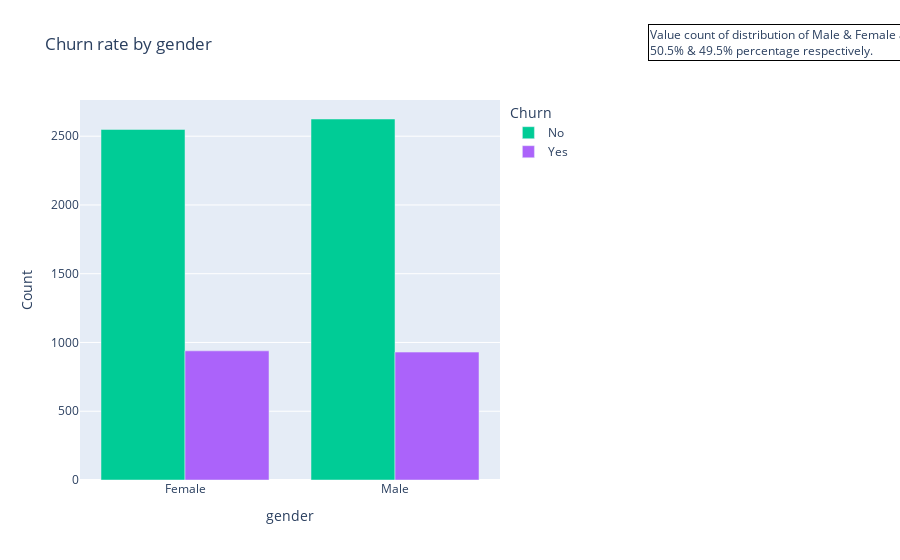
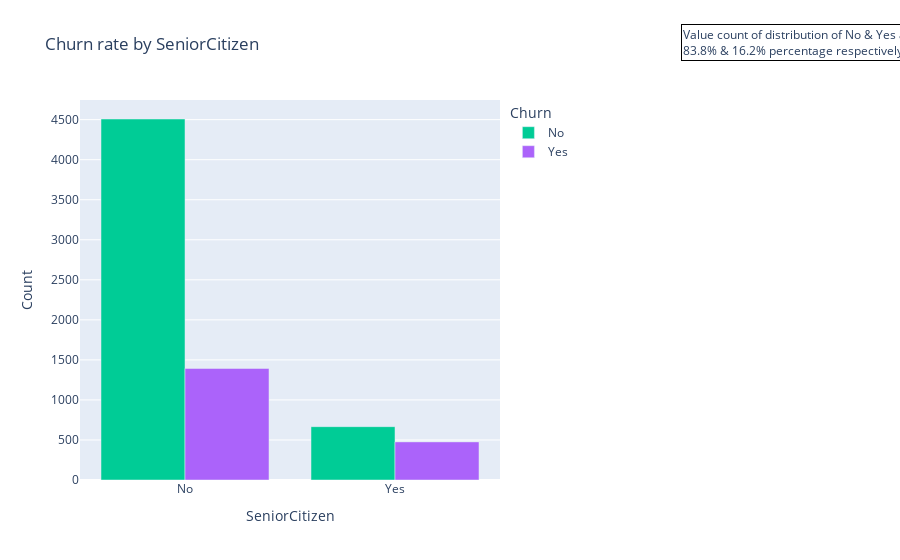
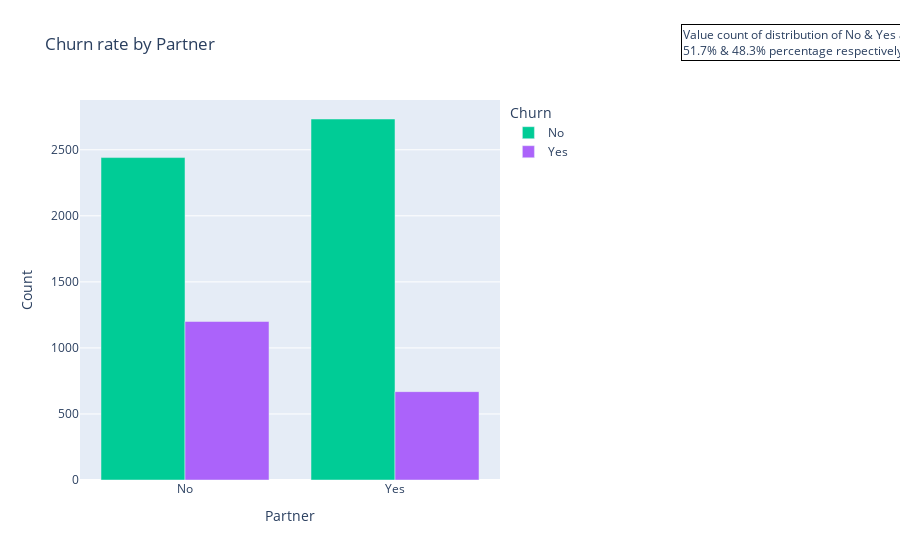
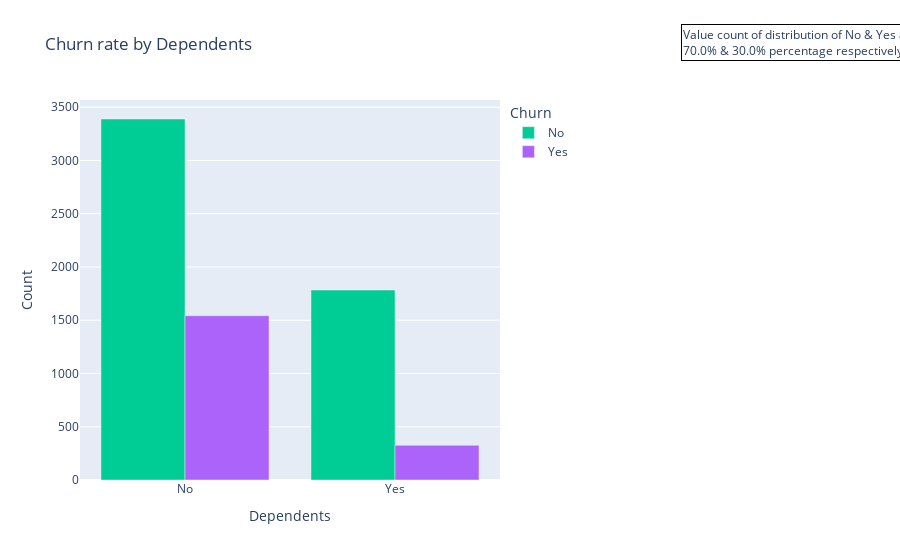

Notebook source saved alongside these figures, in order:
### Code cell
bar('gender')
tcc.loc[tcc.SeniorCitizen==0,'SeniorCitizen'] = "No"   
tcc.loc[tcc.SeniorCitizen==1,'SeniorCitizen'] = "Yes"  
bar('SeniorCitizen')
bar('Partner')
bar('Dependents')

### Figure 1 — Plotly figure (JSON) as saved in the notebook; plotly's stock layout.template omitted (floating-point values rounded to 4 significant figures)
{"data": [{"alignmentgroup": "True", "hovertemplate": "Churn=No<br>gender=%{x}<br>Count=%{y}<extra></extra>", "legendgroup": "No", "marker": {"color": "#00cc96", "pattern": {"shape": ""}}, "name": "No", "offsetgroup": "No", "orientation": "v", "showlegend": true, "textposition": "auto", "type": "bar", "x": ["Female", "Male"], "xaxis": "x", "y": [2549, 2625], "yaxis": "y"}, {"alignmentgroup": "True", "hovertemplate": "Churn=Yes<br>gender=%{x}<br>Count=%{y}<extra></extra>", "legendgroup": "Yes", "marker": {"color": "#ab63fa", "pattern": {"shape": ""}}, "name": "Yes", "offsetgroup": "Yes", "orientation": "v", "showlegend": true, "textposition": "auto", "type": "bar", "x": ["Female", "Male"], "xaxis": "x", "y": [939, 930], "yaxis": "y"}], "layout": {"annotations": [{"align": "left", "bordercolor": "black", "borderwidth": 1, "showarrow": false, "text": "Value count of distribution of Male & Female are<br>50.5% & 49.5% percentage respectively.", "x": 2, "xref": "paper", "y": 1.2, "yref": "paper"}], "barmode": "group", "legend": {"title": {"text": "Churn"}, "tracegroupgap": 0}, "margin": {"r": 400}, "title": {"text": "Churn rate by gender"}, "xaxis": {"anchor": "y", "domain": [0, 1], "title": {"text": "gender"}}, "yaxis": {"anchor": "x", "domain": [0, 1], "title": {"text": "Count"}}}}

### Figure 2 — Plotly figure (JSON) as saved in the notebook; plotly's stock layout.template omitted (floating-point values rounded to 4 significant figures)
{"data": [{"alignmentgroup": "True", "hovertemplate": "Churn=No<br>SeniorCitizen=%{x}<br>Count=%{y}<extra></extra>", "legendgroup": "No", "marker": {"color": "#00cc96", "pattern": {"shape": ""}}, "name": "No", "offsetgroup": "No", "orientation": "v", "showlegend": true, "textposition": "auto", "type": "bar", "x": ["No", "Yes"], "xaxis": "x", "y": [4508, 666], "yaxis": "y"}, {"alignmentgroup": "True", "hovertemplate": "Churn=Yes<br>SeniorCitizen=%{x}<br>Count=%{y}<extra></extra>", "legendgroup": "Yes", "marker": {"color": "#ab63fa", "pattern": {"shape": ""}}, "name": "Yes", "offsetgroup": "Yes", "orientation": "v", "showlegend": true, "textposition": "auto", "type": "bar", "x": ["No", "Yes"], "xaxis": "x", "y": [1393, 476], "yaxis": "y"}], "layout": {"annotations": [{"align": "left", "bordercolor": "black", "borderwidth": 1, "showarrow": false, "text": "Value count of distribution of No & Yes are<br>83.8% & 16.2% percentage respectively.", "x": 2, "xref": "paper", "y": 1.2, "yref": "paper"}], "barmode": "group", "legend": {"title": {"text": "Churn"}, "tracegroupgap": 0}, "margin": {"r": 400}, "title": {"text": "Churn rate by SeniorCitizen"}, "xaxis": {"anchor": "y", "domain": [0, 1], "title": {"text": "SeniorCitizen"}}, "yaxis": {"anchor": "x", "domain": [0, 1], "title": {"text": "Count"}}}}

### Figure 3 — Plotly figure (JSON) as saved in the notebook; plotly's stock layout.template omitted (floating-point values rounded to 4 significant figures)
{"data": [{"alignmentgroup": "True", "hovertemplate": "Churn=No<br>Partner=%{x}<br>Count=%{y}<extra></extra>", "legendgroup": "No", "marker": {"color": "#00cc96", "pattern": {"shape": ""}}, "name": "No", "offsetgroup": "No", "orientation": "v", "showlegend": true, "textposition": "auto", "type": "bar", "x": ["No", "Yes"], "xaxis": "x", "y": [2441, 2733], "yaxis": "y"}, {"alignmentgroup": "True", "hovertemplate": "Churn=Yes<br>Partner=%{x}<br>Count=%{y}<extra></extra>", "legendgroup": "Yes", "marker": {"color": "#ab63fa", "pattern": {"shape": ""}}, "name": "Yes", "offsetgroup": "Yes", "orientation": "v", "showlegend": true, "textposition": "auto", "type": "bar", "x": ["No", "Yes"], "xaxis": "x", "y": [1200, 669], "yaxis": "y"}], "layout": {"annotations": [{"align": "left", "bordercolor": "black", "borderwidth": 1, "showarrow": false, "text": "Value count of distribution of No & Yes are<br>51.7% & 48.3% percentage respectively.", "x": 2, "xref": "paper", "y": 1.2, "yref": "paper"}], "barmode": "group", "legend": {"title": {"text": "Churn"}, "tracegroupgap": 0}, "margin": {"r": 400}, "title": {"text": "Churn rate by Partner"}, "xaxis": {"anchor": "y", "domain": [0, 1], "title": {"text": "Partner"}}, "yaxis": {"anchor": "x", "domain": [0, 1], "title": {"text": "Count"}}}}

### Figure 4 — Plotly figure (JSON) as saved in the notebook; plotly's stock layout.template omitted (floating-point values rounded to 4 significant figures)
{"data": [{"alignmentgroup": "True", "hovertemplate": "Churn=No<br>Dependents=%{x}<br>Count=%{y}<extra></extra>", "legendgroup": "No", "marker": {"color": "#00cc96", "pattern": {"shape": ""}}, "name": "No", "offsetgroup": "No", "orientation": "v", "showlegend": true, "textposition": "auto", "type": "bar", "x": ["No", "Yes"], "xaxis": "x", "y": [3390, 1784], "yaxis": "y"}, {"alignmentgroup": "True", "hovertemplate": "Churn=Yes<br>Dependents=%{x}<br>Count=%{y}<extra></extra>", "legendgroup": "Yes", "marker": {"color": "#ab63fa", "pattern": {"shape": ""}}, "name": "Yes", "offsetgroup": "Yes", "orientation": "v", "showlegend": true, "textposition": "auto", "type": "bar", "x": ["No", "Yes"], "xaxis": "x", "y": [1543, 326], "yaxis": "y"}], "layout": {"annotations": [{"align": "left", "bordercolor": "black", "borderwidth": 1, "showarrow": false, "text": "Value count of distribution of No & Yes are<br>70.0% & 30.0% percentage respectively.", "x": 2, "xref": "paper", "y": 1.2, "yref": "paper"}], "barmode": "group", "legend": {"title": {"text": "Churn"}, "tracegroupgap": 0}, "margin": {"r": 400}, "title": {"text": "Churn rate by Dependents"}, "xaxis": {"anchor": "y", "domain": [0, 1], "title": {"text": "Dependents"}}, "yaxis": {"anchor": "x", "domain": [0, 1], "title": {"text": "Count"}}}}
